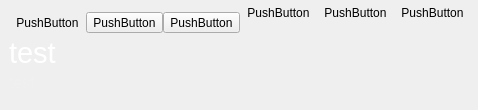
<?xml version="1.0" encoding="UTF-8"?>
<ui version="4.0">
 <class>TeaAlarmProgressDialogClass</class>
 <widget class="QWidget" name="TeaAlarmProgressDialogClass">
  <property name="geometry">
   <rect>
    <x>0</x>
    <y>0</y>
    <width>346</width>
    <height>110</height>
   </rect>
  </property>
  <property name="windowTitle">
   <string>Tea Alarm</string>
  </property>
  <layout class="QGridLayout" name="_2">
   <property name="horizontalSpacing">
    <number>0</number>
   </property>
   <property name="verticalSpacing">
    <number>3</number>
   </property>
   <property name="margin">
    <number>2</number>
   </property>
   <item row="1" column="0">
    <spacer name="horizontalSpacer_2">
     <property name="orientation">
      <enum>Qt::Horizontal</enum>
     </property>
     <property name="sizeType">
      <enum>QSizePolicy::Fixed</enum>
     </property>
     <property name="sizeHint" stdset="0">
      <size>
       <width>7</width>
       <height>5</height>
      </size>
     </property>
    </spacer>
   </item>
   <item row="1" column="1">
    <layout class="QHBoxLayout" name="horizontalLayout">
     <property name="spacing">
      <number>0</number>
     </property>
     <property name="topMargin">
      <number>10</number>
     </property>
     <item>
      <widget class="QToolButton" name="playPauseButton">
       <property name="text">
        <string>PushButton</string>
       </property>
       <property name="icon">
        <iconset resource="teaclock.qrc">
         <normaloff>:/icons/pastel-pause</normaloff>:/icons/pastel-pause</iconset>
       </property>
       <property name="iconSize">
        <size>
         <width>24</width>
         <height>24</height>
        </size>
       </property>
       <property name="autoRaise">
        <bool>true</bool>
       </property>
      </widget>
     </item>
     <item>
      <widget class="QToolButton" name="stopButton">
       <property name="text">
        <string>PushButton</string>
       </property>
       <property name="icon">
        <iconset resource="teaclock.qrc">
         <normaloff>:/icons/pastel-stop</normaloff>:/icons/pastel-stop</iconset>
       </property>
       <property name="iconSize">
        <size>
         <width>24</width>
         <height>24</height>
        </size>
       </property>
       <property name="autoRaise">
        <bool>false</bool>
       </property>
      </widget>
     </item>
     <item>
      <widget class="QToolButton" name="restartButton">
       <property name="text">
        <string>PushButton</string>
       </property>
       <property name="icon">
        <iconset resource="teaclock.qrc">
         <normaloff>:/icons/pastel-repeat</normaloff>:/icons/pastel-repeat</iconset>
       </property>
       <property name="iconSize">
        <size>
         <width>24</width>
         <height>24</height>
        </size>
       </property>
       <property name="autoRaise">
        <bool>false</bool>
       </property>
      </widget>
     </item>
    </layout>
   </item>
   <item row="1" column="5">
    <spacer name="horizontalSpacer">
     <property name="orientation">
      <enum>Qt::Horizontal</enum>
     </property>
     <property name="sizeHint" stdset="0">
      <size>
       <width>40</width>
       <height>20</height>
      </size>
     </property>
    </spacer>
   </item>
   <item row="1" column="6">
    <layout class="QHBoxLayout" name="horizontalLayout_2">
     <property name="spacing">
      <number>0</number>
     </property>
     <property name="rightMargin">
      <number>5</number>
     </property>
     <property name="bottomMargin">
      <number>10</number>
     </property>
     <item>
      <widget class="QToolButton" name="stayOnTopButton">
       <property name="toolTip">
        <string>alway on top</string>
       </property>
       <property name="text">
        <string>PushButton</string>
       </property>
       <property name="icon">
        <iconset resource="teaclock.qrc">
         <normaloff>:/icons/anchor</normaloff>:/icons/anchor</iconset>
       </property>
       <property name="iconSize">
        <size>
         <width>16</width>
         <height>16</height>
        </size>
       </property>
       <property name="checkable">
        <bool>true</bool>
       </property>
       <property name="autoRaise">
        <bool>true</bool>
       </property>
      </widget>
     </item>
     <item>
      <widget class="QToolButton" name="minimizeButton">
       <property name="text">
        <string>PushButton</string>
       </property>
       <property name="icon">
        <iconset resource="teaclock.qrc">
         <normaloff>:/icons/down</normaloff>:/icons/down</iconset>
       </property>
       <property name="iconSize">
        <size>
         <width>16</width>
         <height>16</height>
        </size>
       </property>
       <property name="autoRaise">
        <bool>true</bool>
       </property>
      </widget>
     </item>
     <item>
      <widget class="QToolButton" name="exitButton">
       <property name="text">
        <string>PushButton</string>
       </property>
       <property name="icon">
        <iconset resource="teaclock.qrc">
         <normaloff>:/icons/exit</normaloff>:/icons/exit</iconset>
       </property>
       <property name="iconSize">
        <size>
         <width>16</width>
         <height>16</height>
        </size>
       </property>
       <property name="autoRaise">
        <bool>true</bool>
       </property>
      </widget>
     </item>
    </layout>
   </item>
   <item row="7" column="1">
    <spacer name="verticalSpacer">
     <property name="orientation">
      <enum>Qt::Vertical</enum>
     </property>
     <property name="sizeHint" stdset="0">
      <size>
       <width>20</width>
       <height>40</height>
      </size>
     </property>
    </spacer>
   </item>
   <item row="5" column="1" colspan="6">
    <widget class="QLabel" name="timeLabel">
     <property name="font">
      <font>
       <pointsize>22</pointsize>
      </font>
     </property>
     <property name="styleSheet">
      <string notr="true">color: rgb(255, 255, 255);</string>
     </property>
     <property name="text">
      <string>test</string>
     </property>
    </widget>
   </item>
   <item row="6" column="1" colspan="6">
    <widget class="QLabel" name="descriptionLabel">
     <property name="sizePolicy">
      <sizepolicy hsizetype="Ignored" vsizetype="Preferred">
       <horstretch>0</horstretch>
       <verstretch>100</verstretch>
      </sizepolicy>
     </property>
     <property name="font">
      <font>
       <pointsize>12</pointsize>
      </font>
     </property>
     <property name="styleSheet">
      <string notr="true">color: rgb(240, 240, 240);</string>
     </property>
     <property name="text">
      <string>test</string>
     </property>
     <property name="textFormat">
      <enum>Qt::PlainText</enum>
     </property>
     <property name="wordWrap">
      <bool>true</bool>
     </property>
     <property name="indent">
      <number>-1</number>
     </property>
    </widget>
   </item>
  </layout>
 </widget>
 <layoutdefault spacing="6" margin="11"/>
 <resources>
  <include location="teaclock.qrc"/>
 </resources>
 <connections/>
</ui>
